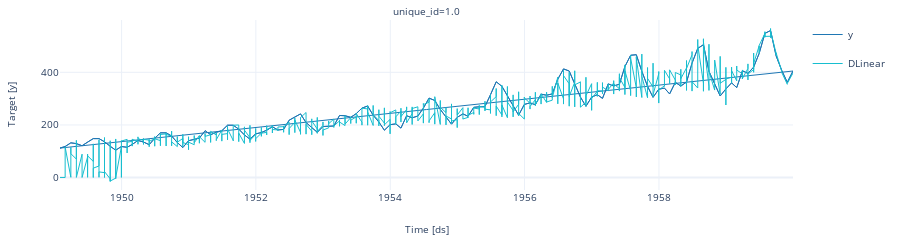

Notebook source saved alongside this figure:
### Code cell
# Plot predictions
plot_series(Y_train_df, Y_hat_df.reset_index(drop=False).drop(["cutoff"], axis=1), engine="plotly")

### Figure 1 — Plotly figure (JSON) as saved in the notebook; plotly's stock layout.template omitted (floating-point values rounded to 4 significant figures; data arrays with more than 128 entries replaced by an {"elided": "..."} marker saying what was removed)
{"data": [{"legendgroup": "y", "line": {"color": "#1f77b4", "width": 1}, "mode": "lines", "name": "y", "showlegend": true, "type": "scatter", "x": {"elided": "1584 str values"}, "xaxis": "x", "y": {"elided": "1584 int values"}, "yaxis": "y"}, {"legendgroup": "DLinear", "line": {"color": "#17becf", "width": 1}, "mode": "lines", "name": "DLinear", "showlegend": true, "type": "scatter", "x": {"elided": "1584 str values"}, "xaxis": "x", "y": {"elided": "1584 float values"}, "yaxis": "y"}], "layout": {"annotations": [{"font": {"size": 10}, "showarrow": false, "text": "unique_id=1.0", "x": 0.5, "xanchor": "center", "xref": "paper", "y": 1, "yanchor": "bottom", "yref": "paper"}, {"font": {"size": 10}, "showarrow": false, "text": "Time [ds]", "x": 0.5, "xanchor": "center", "xref": "paper", "y": 0, "yanchor": "top", "yref": "paper", "yshift": -30}, {"font": {"size": 10}, "showarrow": false, "text": "Target [y]", "textangle": -90, "x": 0, "xanchor": "right", "xref": "paper", "xshift": -40, "y": 0.5, "yanchor": "middle", "yref": "paper"}], "autosize": true, "font": {"size": 10}, "height": 200, "margin": {"b": 50, "l": 60, "r": 10, "t": 20}, "xaxis": {"anchor": "y", "domain": [0, 1], "showticklabels": true, "visible": true}, "yaxis": {"anchor": "x", "domain": [0, 1]}}}
